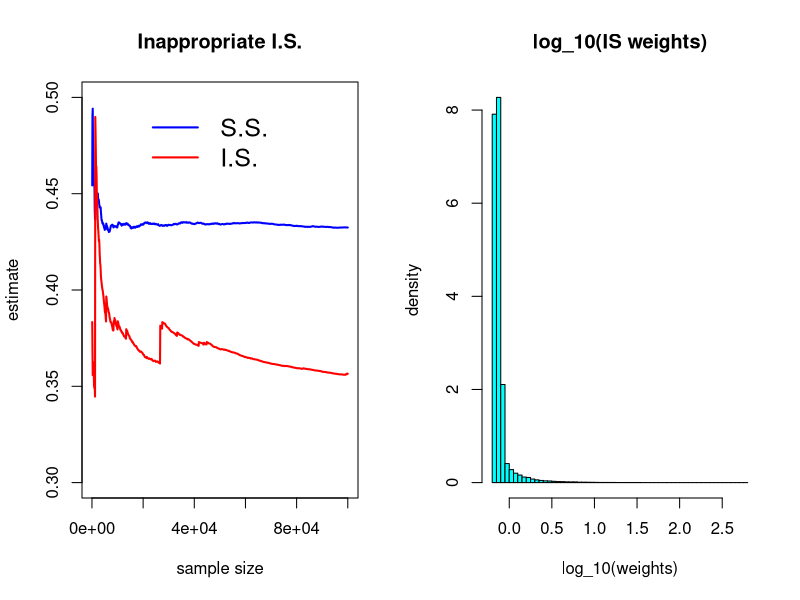
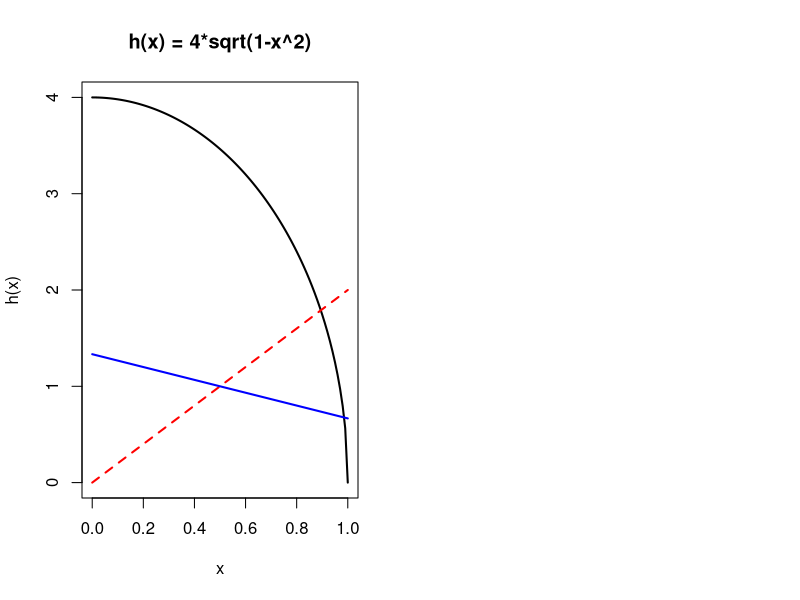
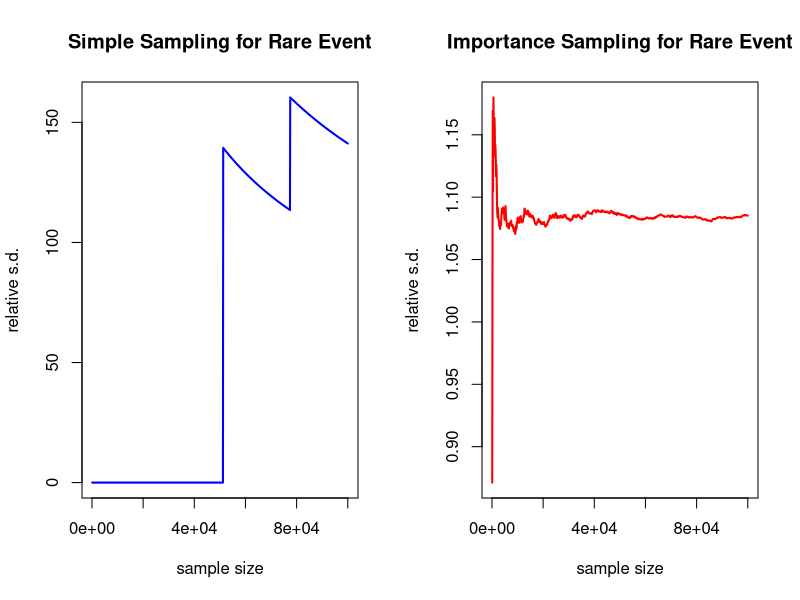
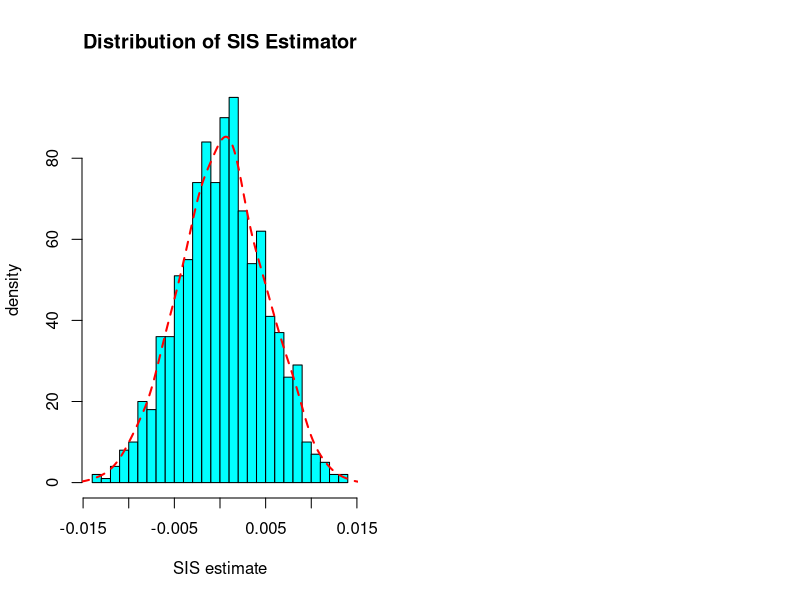

Recreate these plots in R, in order.
###### Importance sampling, Self-normalized importance sampling ######

###### Example 1: Inappropriate importance sampling 
### calculate E[sin^2(X)] with X ~ Cauchy(0,1), using N(0,1) as a proposal

f1 = function(x) {
	(sin(x))^2/(pi*(1+x^2))
}
integrate(f1,-100,100)		# find the true value of E[sin^2(X)] with X ~ Cauchy(0,1)

set.seed(4231)
N = 10^5
n = seq(100, N, by = 100)
x = rcauchy(N)		# simple sampling from Cauchy
f1 = function(m, x) {
	mean((sin(x[1:m]))^2)
}
theta.est = unlist(lapply(n, f1, x = x))	# simple sampling estimates from Cauchy(0,1)

x = rnorm(N)		# importance sampling with inappropriate g(x) = N(0,1)
f2 = function(m, x) {
	y = x[1:m]
	mean((sin(y))^2 * dcauchy(y)/dnorm(y))
}
theta.est.is = unlist(lapply(n, f2, x = x))		# importance sampling estimates from N(0,1)

wt.is = dcauchy(x)/dnorm(x)

par(mfrow=c(1,2))

plot(n, theta.est, ylim=c(0.3,0.5), cex=2,
	 main="Inappropriate I.S.", xlab="sample size", ylab="estimate",
	 lwd=2, type="l", col="blue")
lines(n, theta.est.is, lwd=2, col="red")
legend(1.5*10^4, 0.5, bty="n", cex=1.5,
	 c("S.S.", "I.S."),
       lwd=rep(2,2),
	 col=c("blue","red"))

hist(log(wt.is)/log(10), breaks=100, cex=2,
	main="log_10(IS weights)", xlab="log_10(weights)",
	ylab="density", col="cyan", freq=F)
	
	
	
###### Example 2: Importance sampling for \int_0^1 h(x) dx, where h(x) = 4 * sqrt(1 - x^2)

### (i) Simple sampling estimate based on Uniform(0,1)

n = 10^4
set.seed(4231)
x = runif(n)
ss.est = mean(4*sqrt(1-x^2))	# simple sampling estimate
var.ss.est = var(4*sqrt(1-x^2))		# estimated asymptotic variance for simple sampling


### (ii) Importance sampling estimate based on an inappropriate proposal g(x) = 2*x

n = 10^4
set.seed(4231)
y = sqrt(runif(n))		# sampling from the density g(x)=2*x, 0<x<1.
is.est1 = mean(2*sqrt(1-y^2)/y)		# importance sampling estimate
var.is.est1 = var(2*sqrt(1-y^2)/y)	
# estimated asymptotic variance, which is unstable from simulation to simulation (because it is infinity)


### (iii) Importance sampling estimate based on an appropriate proposal g(x) = (4-2*x)/3

n = 10^4
set.seed(4231)
# first use inversion method to draw from g(x) = (4-2*x)/3, 0<x<1
# the inversion method gives y = 2-sqrt(4-3*u) for u ~ Uniform(0,1)
u = runif(n)		
y = 2-sqrt(4-3*u)
is.est2 = mean(6*sqrt(1-y^2)/(2-y))		# importance sampling estimate
var.is.est2 = var(6*sqrt(1-y^2)/(2-y))	# estimated asymptotic variance

### Draw plots
h = function(x) {
	4 * sqrt(1-x^2)
}	
x = seq(0,1,by=0.01)
plot(x, h(x), main="h(x) = 4*sqrt(1-x^2)", xlab="x", ylab="h(x)",
	 lwd=2, type="l")
lines(x, 2*x, lwd=2, lty=2, col="red")	 
lines(x, (4-2*x)/3, lwd=2, col="blue")		



###### Example 3: Rare event estimation
### calculate P(X>4) for X ~ N(0,1)
### the true value is pnorm(-4)

set.seed(4231)
N = 10^5
n = seq(100, N, by = 100)		# sample sizes from 100 to 10^5, with 100 increment
x1 = rnorm(N)		# simple sampling from N(0,1)
f1 = function(m, x) {
	y = x[1:m]
	return(list(mean.ss=mean(y>4), sd.ss=sd(y>4)/pnorm(-4)))	# sd.ss is the relative s.d.
}
ss.est = lapply(n, f1, x = x1)
mean.ss = vector()		# store simple sampling estimates
sd.ss = vector()		# store relative s.d.'s
for (i in 1:length(n)) {
	mean.ss[i] = ss.est[[i]]$mean.ss
	sd.ss[i] = ss.est[[i]]$sd.ss
}


x2 = rcauchy(N, 4, 1)		# importance sampling using the proposal Cauchy(4,1)
f2 = function(m, x) {
	y = x[1:m]
	y = y[y>4]
	wt = dnorm(y)/dcauchy(y, 4, 1)
	mean.is = sum(wt)/m
	sd.is = sqrt(sum(wt^2*dcauchy(y,4,1))/m - mean.is^2) / pnorm(-4)
	return(list(mean.is=mean.is, sd.is=sd.is))
}
is.est = lapply(n, f2, x = x2)
mean.is = vector()			# store importance sampling estimates
sd.is = vector()			# store relative s.d.'s
for (i in 1:length(n)) {
	mean.is[i] = is.est[[i]]$mean.is
	sd.is[i] = is.est[[i]]$sd.is
}

### draw plots
par(mfrow=c(1,2))
plot(n, sd.ss, cex=2,
	 main="Simple Sampling for Rare Event", xlab="sample size", ylab="relative s.d.",
	 lwd=2, type="l", col="blue")
plot(n, sd.is, cex=2,
	 main="Importance Sampling for Rare Event", xlab="sample size", ylab="relative s.d.",
	 lwd=2, type="l", col="red")
	

	
###### Example 4: Self-normalized importance sampling 
### Estimate E[sin(X)], for X with pdf f(x) = exp(-x^2/2)/Z on -1<x<1. True value = 0.
### We use the proposal pdf g(x) = 1/2, for -1<x<1, i.e. Uniform(-1,1).

set.seed(4231)
n = 10^4
x = 2*runif(n)-1	# generate Uniform(-1,1) r.v.'s
phi = sin(x)		# phi(x)
w = exp(-x^2/2)*2	# unnormalized weights
theta.est = sum(phi * w)/sum(w)		# SIS estimate
var.est = sum((phi-theta.est)^2*w^2)/(sum(w))^2		# estimated variance of SIS estimator

# we can repeat this process for N=1000 times and plot the empirical distribution of theta.est1
set.seed(4231)
n = 10^4
N = 10^3
theta.est = numeric(N)
for (i in 1:N) {
	x = 2*runif(n)-1	# generate Uniform(-1,1) r.v.'s
	phi = sin(x)		# phi(x)
	w = exp(-x^2/2)*2	# unnormalized weights
	theta.est[i] = sum(phi * w)/sum(w)		# SIS estimate
}
var(theta.est) * n		# empirically estimated asymptotic variance
hist(theta.est, breaks=25, freq=F, col="cyan", main="Distribution of SIS Estimator", xlab="SIS estimate", ylab="density")
lines(density(theta.est), lwd=2, lty=2, col="red")



	